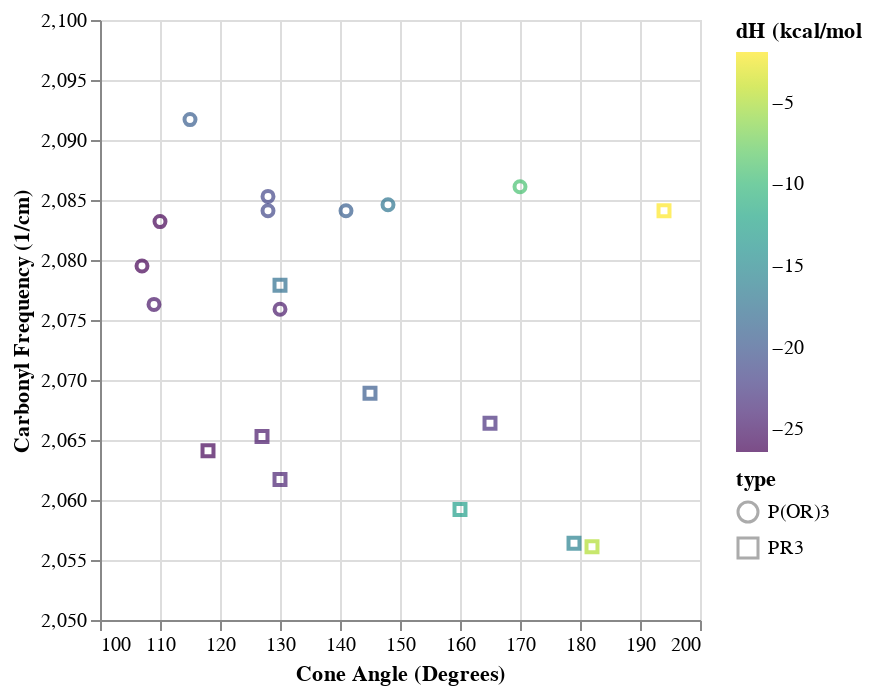

Source (notebook cell):
### Markdown cell above
We now have a fairly reasonable plot, but further customization is often necessary. For example, better axis labels with units would be ideal which can be added using the `title()` method on each encoding channel. If you don't like the colormap, this can be set with the `scheme=` argument in the color encoding channel.

### Code cell
alt.Chart(ligands).mark_point().encode(
    alt.X('cone_angle').scale(domain=[100, 200]).title('Cone Angle (Degrees)'),
    alt.Y('CO_freq').scale(domain=[2050,2100]).title('Carbonyl Frequency (1/cm)'),
    alt.Color('dH').scale(scheme='viridis').title('dH (kcal/mol'),
    alt.Shape('type'),
    tooltip=['ligand', 'dH', 'CO_freq']
)

### Figure 1 — Vega-Lite specification as saved in the notebook (floating-point values rounded to 4 significant figures)
{"config": {"view": {"continuousWidth": 300, "continuousHeight": 300}}, "data": {"name": "data-46b0081d3582b48eb4c5c79d5e5902b1"}, "mark": {"type": "point"}, "encoding": {"color": {"field": "dH", "scale": {"scheme": "viridis"}, "title": "dH (kcal/mol", "type": "quantitative"}, "shape": {"field": "type", "type": "nominal"}, "tooltip": [{"field": "ligand", "type": "nominal"}, {"field": "dH", "type": "quantitative"}, {"field": "CO_freq", "type": "quantitative"}], "x": {"field": "cone_angle", "scale": {"domain": [100, 200]}, "title": "Cone Angle (Degrees)", "type": "quantitative"}, "y": {"field": "CO_freq", "scale": {"domain": [2050, 2100]}, "title": "Carbonyl Frequency (1/cm)", "type": "quantitative"}}, "$schema": "https://vega.github.io/schema/vega-lite/v5.20.1.json", "datasets": {"data-46b0081d3582b48eb4c5c79d5e5902b1": [{"ligand": "P(OMe)3", "dH": -26.4, "cone_angle": 107, "CO_freq": 2080.0, "type": "P(OR)3"}, {"ligand": "P(OCH2CH2Cl)3", "dH": -26.4, "cone_angle": 110, "CO_freq": 2083.0, "type": "P(OR)3"}, {"ligand": "PMe3", "dH": -26.2, "cone_angle": 118, "CO_freq": 2064.0, "type": "PR3"}, {"ligand": "P(OEt)3", "dH": -25.2, "cone_angle": 109, "CO_freq": 2076.0, "type": "P(OR)3"}, {"ligand": "PMe2Ph", "dH": -25.0, "cone_angle": 127, "CO_freq": 2065.0, "type": "PR3"}, {"ligand": "P(O-iPr)3", "dH": -24.9, "cone_angle": 130, "CO_freq": 2076.0, "type": "P(OR)3"}, {"ligand": "PEt3", "dH": -24.3, "cone_angle": 130, "CO_freq": 2062.0, "type": "PR3"}, {"ligand": "PBn3", "dH": -23.2, "cone_angle": 165, "CO_freq": 2066.0, "type": "PR3"}, {"ligand": "P(OPh)3", "dH": -21.4, "cone_angle": 128, "CO_freq": 2085.0, "type": "P(OR)3"}, {"ligand": "P(O-p-PhOCH3)3", "dH": -21.3, "cone_angle": 128, "CO_freq": 2084.0, "type": "P(OR)3"}, {"ligand": "PPh3", "dH": -19.5, "cone_angle": 145, "CO_freq": 2069.0, "type": "PR3"}, {"ligand": "P(OCH2CCI3)3", "dH": -19.4, "cone_angle": 115, "CO_freq": 2092.0, "type": "P(OR)3"}, {"ligand": "P(O-o-PhMe)3", "dH": -19.3, "cone_angle": 141, "CO_freq": 2084.0, "type": "P(OR)3"}, {"ligand": "P(CH2CH2CN)3", "dH": -17.6, "cone_angle": 130, "CO_freq": 2078.0, "type": "PR3"}, {"ligand": "P(O-o-PhiPr)3", "dH": -17.1, "cone_angle": 148, "CO_freq": 2085.0, "type": "P(OR)3"}, {"ligand": "PCy3", "dH": -15.9, "cone_angle": 179, "CO_freq": 2056.0, "type": "PR3"}, {"ligand": "PiPr3", "dH": -12.7, "cone_angle": 160, "CO_freq": 2059.0, "type": "PR3"}, {"ligand": "P(O-o-PhtBu)3", "dH": -9.1, "cone_angle": 170, "CO_freq": 2086.0, "type": "P(OR)3"}, {"ligand": "PtBu3", "dH": -4.8, "cone_angle": 182, "CO_freq": 2056.0, "type": "PR3"}, {"ligand": "P(o-PhMe)3", "dH": -1.9, "cone_angle": 194, "CO_freq": 2084.0, "type": "PR3"}]}}
